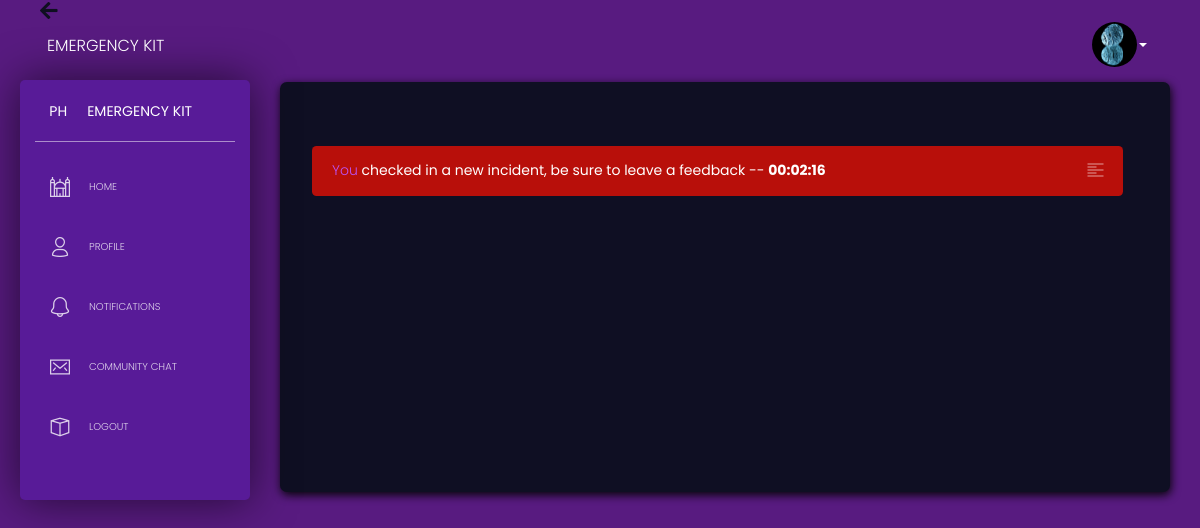
Screenshot of /alerts (signed in) with the database file from the repository.
### app/models.py (models this page shows, shortened)
class User(UserMixin, db.Model):
	id = db.Column(db.Integer, primary_key=True, unique=True)
	name = db.Column(db.String(), nullable=False)
	number = db.Column(db.Integer(), nullable=False)
	gender = db.Column(db.String(), nullable=False)
	password = db.Column(db.String(), nullable=False)
	profile_image = db.Column(db.String(), nullable=False, default="default.jpg")
	user_type = db.Column(db.String(), nullable=False, default="citizen")
	location = db.Column(db.String(), nullable=True)
	date_joined = db.Column(db.DateTime(), nullable=False, default=datetime.utcnow)
	account_pend = db.Column(db.Boolean(), nullable=True)
	date_pended = db.Column(db.DateTime(), nullable=True)
	incidence = db.relationship("Incidence", backref="author", lazy=True)
	safe = db.relationship("Safe", backref="marker", lazy=True)
	comment = db.relationship("Comment", backref="comm_ent", lazy=True)
	message_sent = db.relationship("Message", backref="author", lazy=True)
	liked = db.relationship('Like', foreign_keys=[Like.liker_id],\
		backref=db.backref('liker', lazy='joined'), lazy='dynamic',\
		cascade='all, delete-orphan')
	notify_carrier = db.relationship('Notifications',\
		foreign_keys='Notifications.carrier_id',\
		backref='n_carrier', lazy='dynamic')
	notify_reciever = db.relationship('Notifications',\
		foreign_keys='Notifications.reciever_id',\
		backref='n_reciever', lazy='dynamic')

class Notifications(db.Model):
	id = db.Column(db.Integer, primary_key=True)
	carrier_name = db.Column(db.String(50))
	carrier_id = db.Column(db.Integer, db.ForeignKey('user.id'))
	reciever_id = db.Column(db.Integer, db.ForeignKey('user.id'))
	action_type = db.Column(db.String(140))
	date_carried = db.Column(db.DateTime, index=True, default=datetime.utcnow)

### app/routes/message_routes.py (the view)
@app.route('/alerts')
def alerts():
	notify = Notifications.query.filter_by(reciever_id=current_user.id).all()
	return render_template('alert/notify.html', notify=notify)

### app/models.py (called while the page is built)
@login_manager.user_loader
def load_user(id):
	return User.query.get(int(id))

### app/templates/alert/notify.html (shortened to what this page needs)
{% extends 'base.html' %}
{% block body_content %}
<div class="content">
	<div class="row">
		<div class="col-md-12">
			<div class="jumbotron" id="main_box">
				<div class="notify_container">
					{% for notifications in notify %}
						{% if notifications.action_type == "incidence" %}
							<div class="alert alert-danger alert-dismissible fade show notify_alert" role="alert">
							  <a href="{{url_for('others_profile', id=notifications.carrier_id)}}">
							  	{% if notifications.carrier_name==current_user.name %}
							  		You
							  	{% else%}
							  		{{notifications.carrier_name}}
							  	{% endif %}
							  </a> checked in a new incident, be sure to leave a feedback  --  <strong>  {{notifications.date_carried.strftime('%X') }}</strong>
							  <button type="button" class="close remove_notify" data-dismiss="alert" aria-label="Close">
							      <i class="tim-icons icon-align-left-2"></i>
							  </button>
							</div>
						{% endif %}
					{% endfor %}
				</div>
			</div>
		</div>
	</div>
</div>
{% endblock %}

### app/templates/base.html (shortened to what this page needs)
<!DOCTYPE html>
<html lang="en">
<head>
  <link href="https://use.fontawesome.com/releases/v5.0.6/css/all.css" rel="stylesheet">
  <link href="/static/assets/css/nucleo-icons.css" rel="stylesheet" />
  <link href="/static/assets/css/black-dashboard.css?v=1.0.0" rel="stylesheet" />
  <link rel="stylesheet" type="text/css" href="/static/css/style.css">
</head>
{% block body %}
<body class="" id="body">
  <div class="wrapper">
    <div class="sidebar position-fixed" style="background: #581b98; height: 420px !important;" id="sidebar_body">
      <div class="sidebar-wrapper">
        <div class="logo">
          <a href="javascript:void(0)" class="simple-text logo-mini">
            PH
          </a>
          <a href="javascript:void(0)" class="simple-text logo-normal">
            Emergency Kit
          </a>
        </div>
        <ul class="nav">
          <li>
            <a href="{{url_for('home')}}" class="">
              <i class="tim-icons icon-istanbul"></i>
              <p>Home</p>
            </a>
          </li>
          <li>
            <a href="{{url_for('profile')}}" class="">
              <i class="tim-icons icon-single-02"></i>
              <p>Profile</p>
            </a>
          </li>
          <li>
            <a href="{{url_for('alerts')}}" class="">
              <i class="tim-icons icon-bell-55"></i>
              <p>Notifications</p>
            </a>
          </li>
          <li>
            <a href="{{url_for('single_message')}}" class="">
              <i class="tim-icons icon-email-85"></i>
              <p>Community Chat</p>
            </a>
          </li>
          <li>
            <a href="{{url_for('logout')}}" class="">
              <i class="tim-icons icon-app"></i>
              <p>Logout</p>
            </a>
          </li>
        </ul>
      </div>
    </div>
    <div class="main-panel">
      <br>
      <div id="back_button">
        <i class="fa fa-arrow-left" id="back_arrow"></i>
      </div>
      <nav class="navbar navbar-expand-lg navbar-absolute navbar-transparent" id="navbar">
        <div class="container-fluid">
          <div class="navbar-wrapper">
            <a class="navbar-brand" href="javascript:void(0)">Emergency Kit</a>
          </div>
          <div class="collapse navbar-collapse" id="navigation">
            <ul class="navbar-nav ml-auto">
              <li class="dropdown nav-item">
                <a href="#" class="dropdown-toggle nav-link" data-toggle="dropdown">
                  <img src="/static/img/{{current_user.profile_image}}" class="current_user_img">
                  <b class="caret d-none d-lg-block d-xl-block"></b>
                </a>
              </li>
            </ul>
          </div>
        </div>
      </nav>
      {% block body_content %}
      {% endblock %}
    </div>
  </div>
</body>
{% endblock %}
</html>

### app/static/css/style.css (style rules this page uses)
.sidebar { height: 640px !important; }

### app/templates/alert/notify.html (style rules this page uses)
#main_box { height: 530px; background: #0f0f23; box-shadow: 1px 3px 10px #050505; margin-bottom: -550px !important; }
.notify_container { height: 280px; overflow-y: scroll; overflow-x: hidden !important; padding-right: 15px; }
.notify_alert { background: #B80F0A; }
.remove_notify { margin-top: -1px !important; }
@media (min-width: 992px) { #main_box { height: 410px; } }

### app/templates/base.html (style rules this page uses)
.current_user_img { width: 45px; height: 45px; border-radius: 50%; position: relative !important; vertical-align: middle !important; display: block !important; }
.main-panel { background: #581b80; user-select: none; -webkit-user-select: none; -moz-user-select: none; margin-top: -22px; }
.content { background: #581b80; user-select: none; -webkit-user-select: none; -moz-user-select: none; }
#back_button { cursor: pointer !important; margin-bottom: -20px; }
#back_button i { color: #0f0f20 !important; font-weight: bold; font-size: 20px; cursor: pointer !important; margin-left: 40px; }

### rows the page displays
User: profile_image (picture)
Notifications: carrier_name "You", date_carried "00:02:16"
